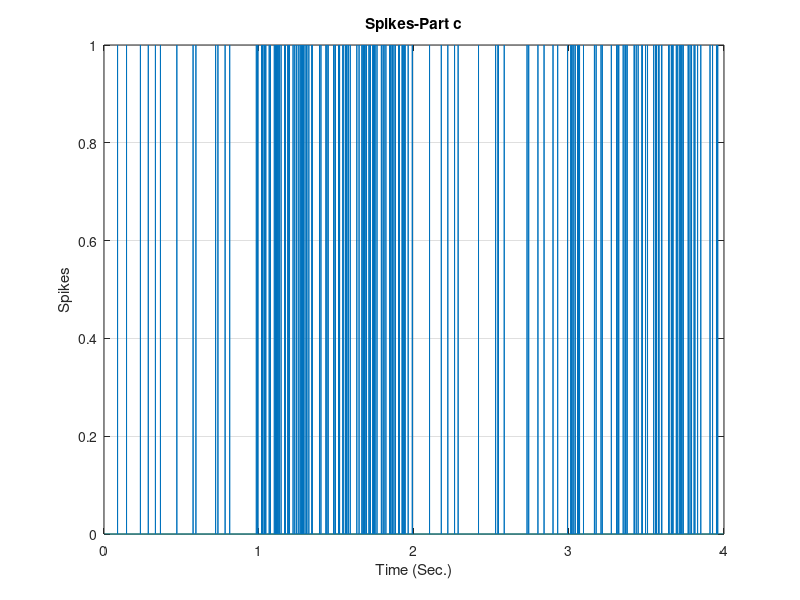
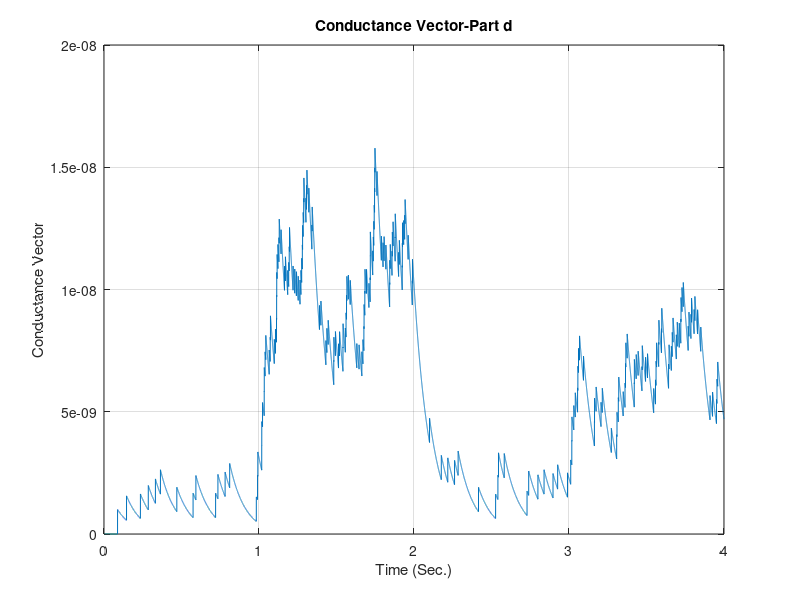
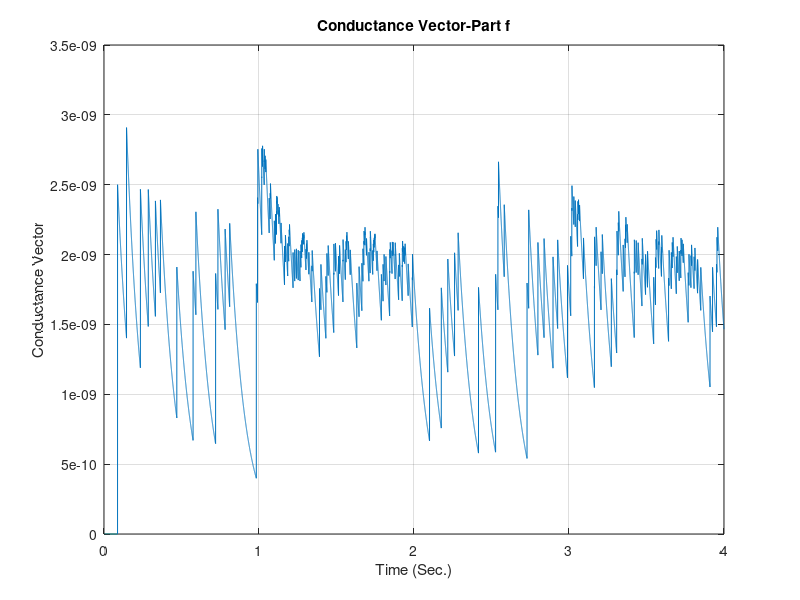
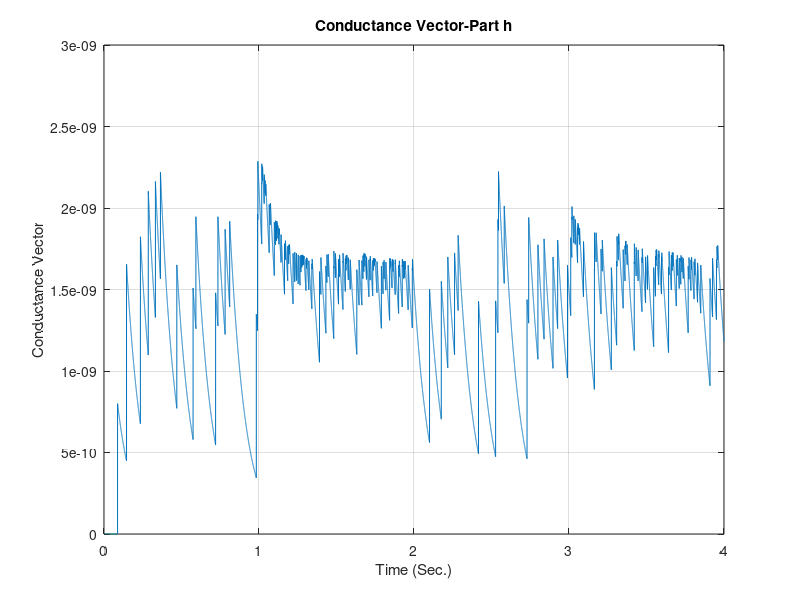

These charts were generated, in order, by the following MATLAB code:
close all
clear
clc
%a
dt=0.1e-3;
time_vector=0:dt:4-dt;
%b,c
rate=[20,100,10,50];
% Generate presynaptic spike train as a Poisson process
nSpikes = zeros(size(time_vector));
 
for i = 1:length(rate)
  % Generate Poisson distributed spike counts for each interval
  nSpikes((i-1)*round(1/dt)+1:i*round(1/dt)) = (rand(1,round(1/dt))<rate(i)*dt);
end
f1=figure;
plot(time_vector,nSpikes)
xlabel('Time (Sec.)')
ylabel('Spikes')
title('Spikes-Part c');
grid on
saveas(f1, sprintf('Part_c.png'));
%d
 
dG=1e-9;
G_syn(1)=0;
for i=2:length(time_vector)
    G_syn(i)=G_syn(i-1)-dt*G_syn(i-1)/100e-3;
   if nSpikes(i)== 1;
       G_syn(i)=G_syn(i)+dG;
   end
end
f2=figure;
plot(time_vector,G_syn)
xlabel('Time (Sec.)')
ylabel('Conductance Vector')
title('Conductance Vector-Part d');
grid on
saveas(f2, sprintf('Part_d.png'));
%part e&f
p_0=0.5;
D(1)=1;
dG=1e-9;
G_syn_2(1)=0;
for i=2:length(time_vector)
   D(i)=D(i-1)+dt*(1-D(i-1))/0.25;
   G_syn_2(i)=G_syn_2(i-1)-dt*G_syn_2(i-1)/100e-3;
    if nSpikes(i)==1
       D(i)=D(i)-p_0*D(i);
       G_syn_2(i)=G_syn_2(i)+5e-9*p_0*D(i-1);
    end
end
f3=figure;
plot(time_vector,G_syn_2)
xlabel('Time (Sec.)')
ylabel('Conductance Vector')
title('Conductance Vector-Part f');
grid on
saveas(f3, sprintf('Part_f.png'));
%part G
p_0=0.2;
F(1)=1;
D(1)=1;
G_syn_3(1)=0;
for i=2:length(time_vector)
   F(i)=F(i-1)+dt*(1-F(i-1))/0.25;
   D(i)=D(i-1)+dt*(1-D(i-1))/0.25;
   G_syn_3(i)=G_syn_3(i-1)-dt*G_syn_3(i-1)/100e-3;
    if nSpikes(i)==1
      
       F(i)=F(i)+0.25*((1/p_0)-F(i-1));
       D(i)=D(i)-0.2*F(i-1)*D(i-1);
       G_syn_3(i)=G_syn_3(i)+4e-9*0.2*F(i-1)*D(i-1);
    end
end
f4=figure;
plot(time_vector,G_syn_3)
xlabel('Time (Sec.)')
ylabel('Conductance Vector')
title('Conductance Vector-Part h');
grid on
saveas(f4, sprintf('Part_h.png'));
